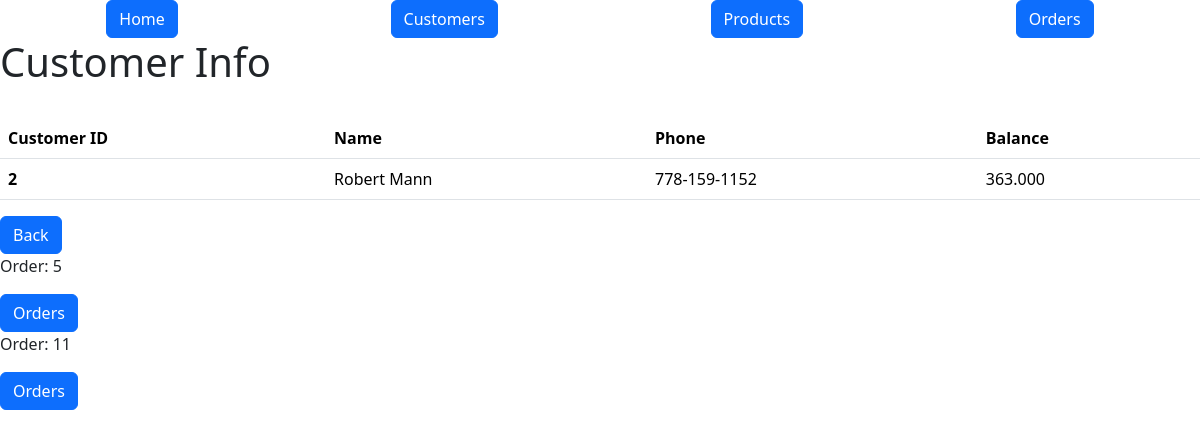
/customers/2, run on the app's committed database.
### models.py (models this page shows, shortened)
class Customer(db.Model):
    id = mapped_column(Integer, primary_key=True)
    name = mapped_column(String(200), nullable=False, unique=True)
    phone = mapped_column(String(20), nullable=False)
    balance = mapped_column(DECIMAL(10, 3), nullable=False, default=0)
    orders = relationship("Order", cascade="all, delete-orphan")

class Order(db.Model):
    id = mapped_column(Integer, primary_key=True)
    customer_id = mapped_column(Integer, ForeignKey(Customer.id), nullable=False)
    total = mapped_column(DECIMAL(10, 3), default=0)
    customer = relationship("Customer", back_populates="orders")
    items = relationship("ProductOrder", cascade="all, delete-orphan")
    created_at = mapped_column(DateTime, default=func.now())
    processed = mapped_column(DateTime, default=None, nullable=True)
    def total(self):
        total = 0
        for item in self.items:
            total += item.product.price * item.quantity
        math.floor(total)
        return total

### routes/html_bp.py (the view)
@htmls_bp.route("/customers/<int:id>", methods=["GET"])
def customer_info(id):
    customer = db.get_or_404(Customer, id)
    return render_template("customer.html", customer=customer)

### templates/customer.html
{% extends "base.html" %} {% block content %}
<h1>Customer Info</h1>
<br />
<table class="table table-hover">
  <thead>
    <tr>
      <th scope="col">Customer ID</th>
      <th scope="col">Name</th>
      <th scope="col">Phone</th>
      <th scope="col">Balance</th>
    </tr>
  </thead>
  <tbody>
    <tr>
      <th scope="row">{{customer.id}}</th>
      <td>{{customer.name}}</td>
      <td>{{customer.phone}}</td>
      <td>{{customer.balance}}</td>
    </tr>
  </tbody>
</table>
<a class="btn btn-primary" href="{{url_for('html.customers_info')}}">Back</a>
{% for order in customer.orders %}
<p>Order: {{order.id}}</p>
<a class="btn btn-primary" href="{{url_for('html.orders_info', id=order.id)}}"
  >Orders</a
>
{%endfor%} {% endblock %}

### data on the page
Customer: id "2", name "Robert Mann", phone "778-159-1152", balance "363.000"
Order: id "5"
Order: id "11"
